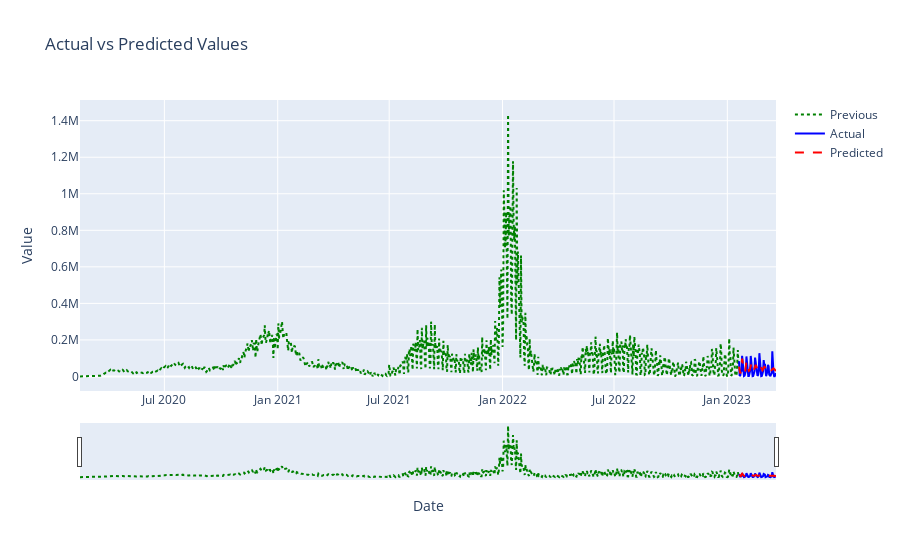
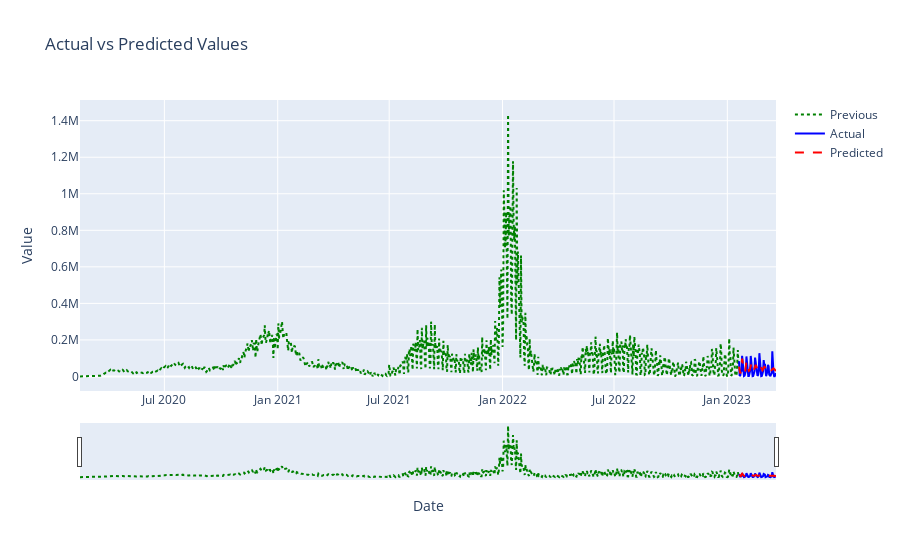
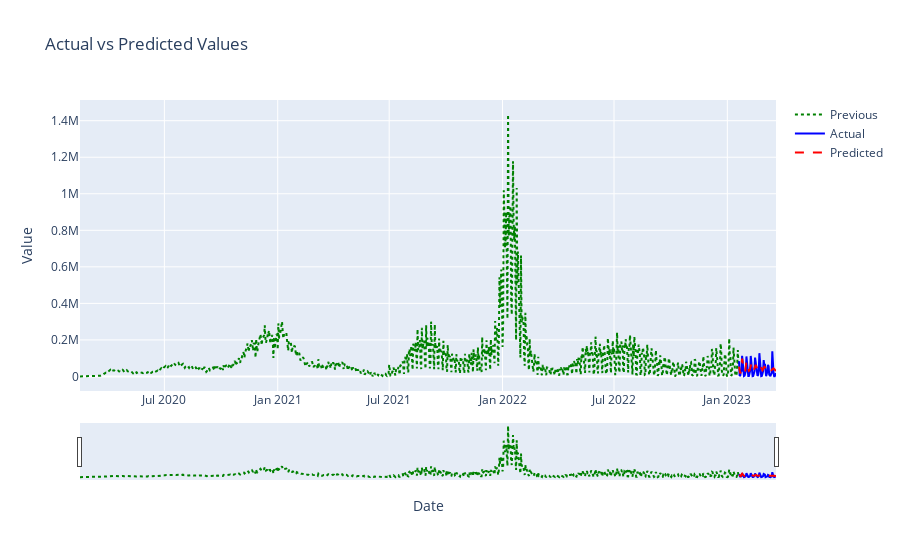
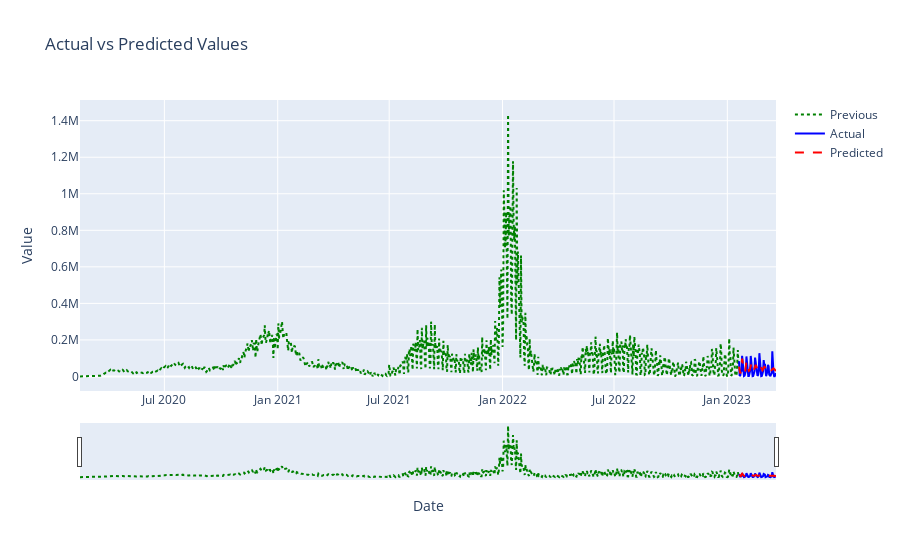

Notebook source saved alongside these figures, in order:
### Code cell
tscv = TimeSeriesSplit(n_splits = 5)
# arima_results = pd.DataFrame(columns = ['p', 'd', 'q', 'AIC'])


cross_vali_results = pd.DataFrame(columns = ['AIC', 'MAE', 'RMSE', 'MAPE', 'SMAPE'])

for train_index, test_index in tscv.split(train_df):
    cv_train, cv_test = train_df.iloc[train_index], train_df.iloc[test_index]
    
    arima = SARIMAX(cv_train['confirmed'], order=(4,1,19), freq='D').fit(disp=False)
    
    predicted1 = arima.predict(n_periods= len(actual), X=test_df.index)

    arima_result2 = evaluate_arima_forecast(previous, actual, predicted1).set_index('Metric')
